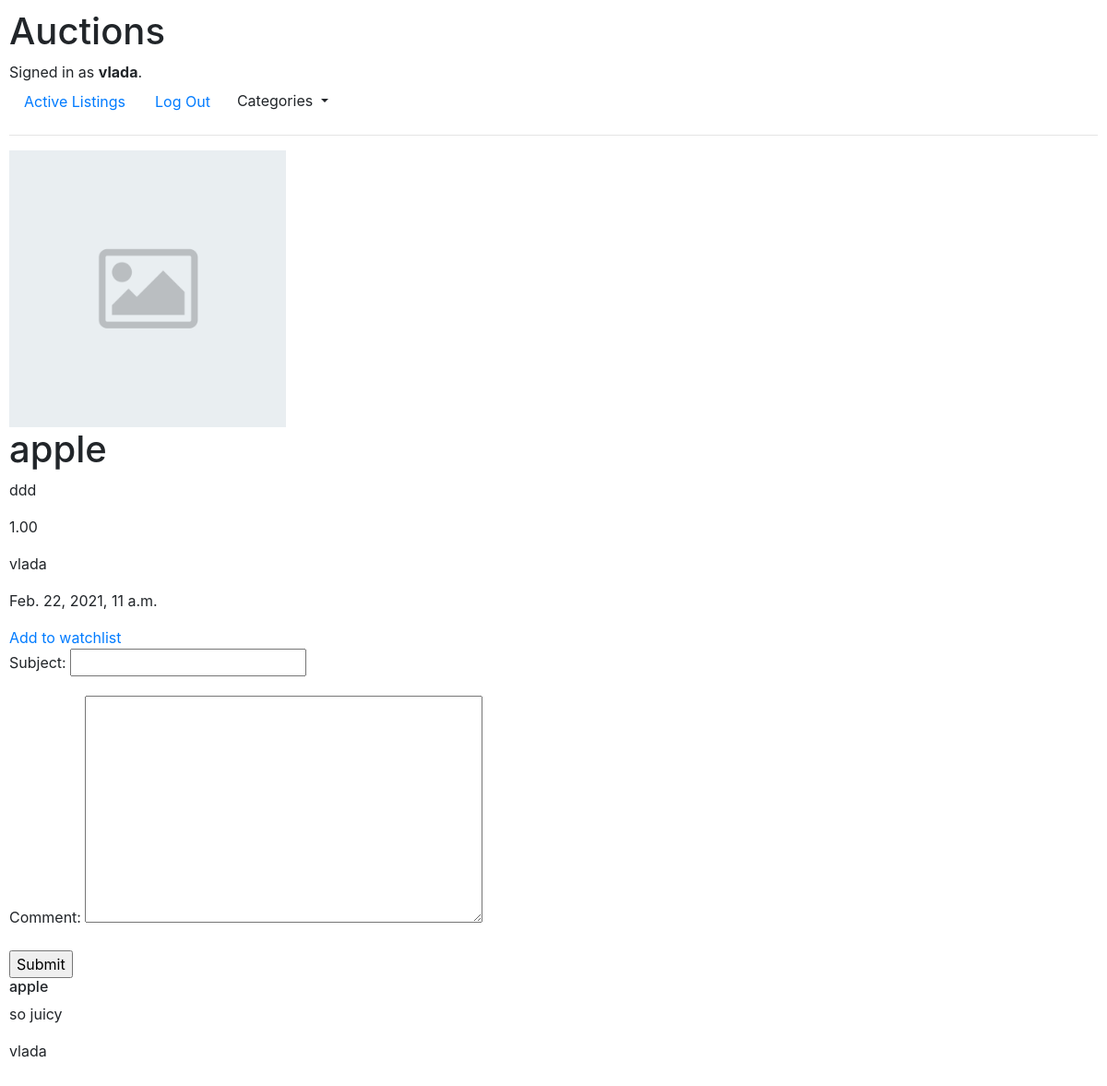
The page /item/apple (signed in) on the database as committed earlier.
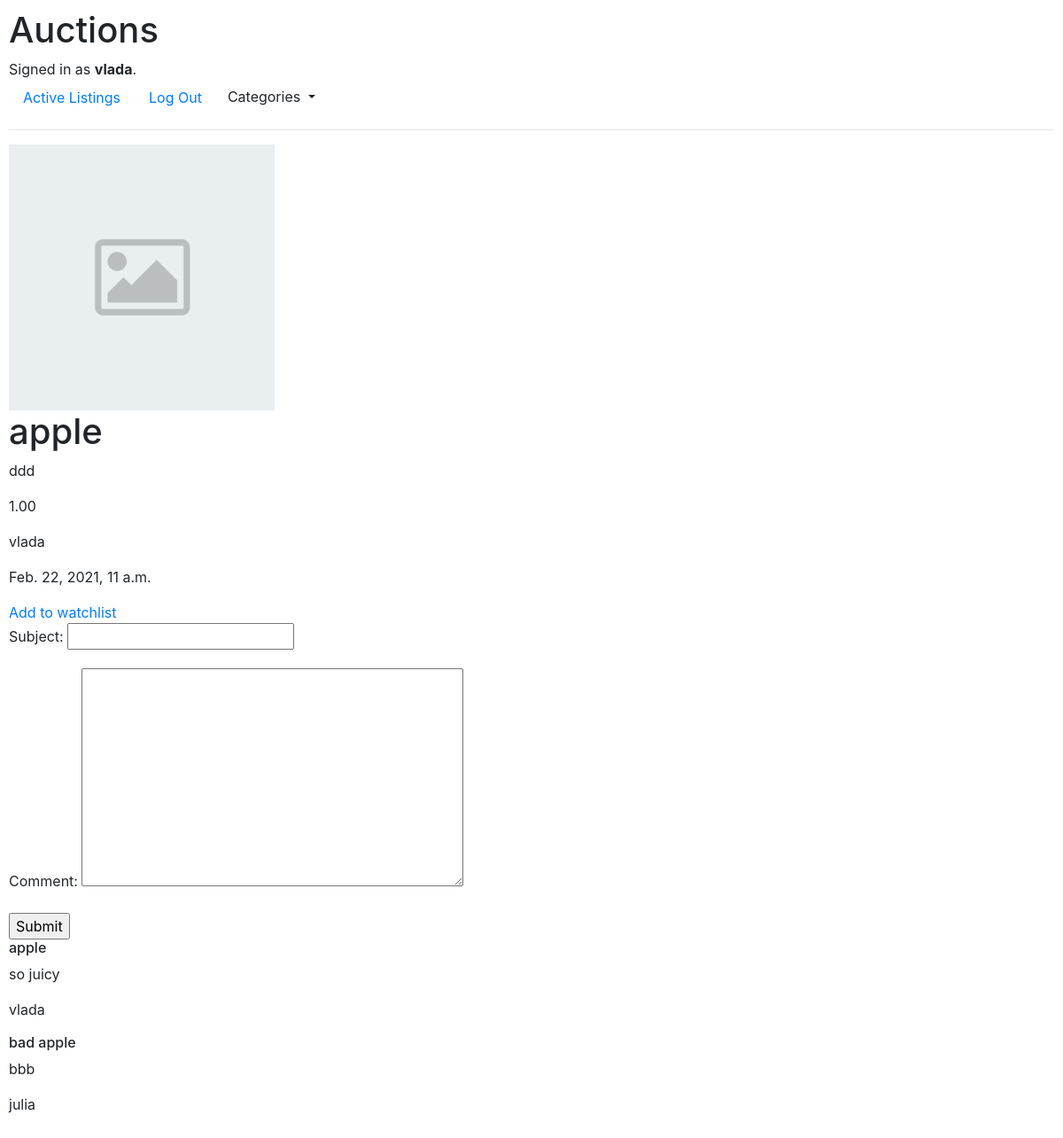
The same page on the database as committed later.
### auctions/models.py (models this page shows, shortened)
class Comment(models.Model):
    subject = models.CharField(max_length=64)
    comment = models.TextField(max_length=500)
    user = models.ForeignKey(User, on_delete=models.CASCADE)

class User(AbstractUser):
    pass

### auctions/views.py (the view)
# urls.py: path("item/<str:listing_title>", views.item, name="item"),
@login_required(login_url='/login')
def item(request, listing_title):
    listing = Listing.objects.get(title=listing_title)
    return render(request, "auctions/item.html", {
        "listing": listing,
        "form": LeaveComment(),
    })

### auctions/forms.py
class LeaveComment(ModelForm):
    class Meta:
        model = Comment
        fields = ['subject', 'comment']

### auctions/templates/auctions/item.html (shortened to what this page needs)
{% extends "auctions/layout.html" %}
{% block body %}
<img src="{{ listing.image.url }}" alt="image" style="width: 300px; height:auto;">
<h1>{{ listing.title }}</h1>
<p>{{ listing.description }}</p>
<p>{{ listing.start_bid }}</p>
<p>{{ listing.user }}</p>
<p>{{ listing.date_created }}</p>
<a href="{% url 'watch' listing.title %}" method="POST">Add to watchlist</a>
<form action="{% url 'comment' listing.title %}" method="POST">
  {{ form.as_p }}
  <input type="submit" value="Submit">
</form>
{% for comment in listing.comment.all %}
<h6>{{ comment.subject }}</h6>
<p>{{ comment.comment }}</p>
<p>{{ comment.user }}</p>
{% endfor %}
{% endblock %}

Rows that differ between the two databases and show on the page:
added Comment: subject "bad apple", comment "bbb", user "julia"
